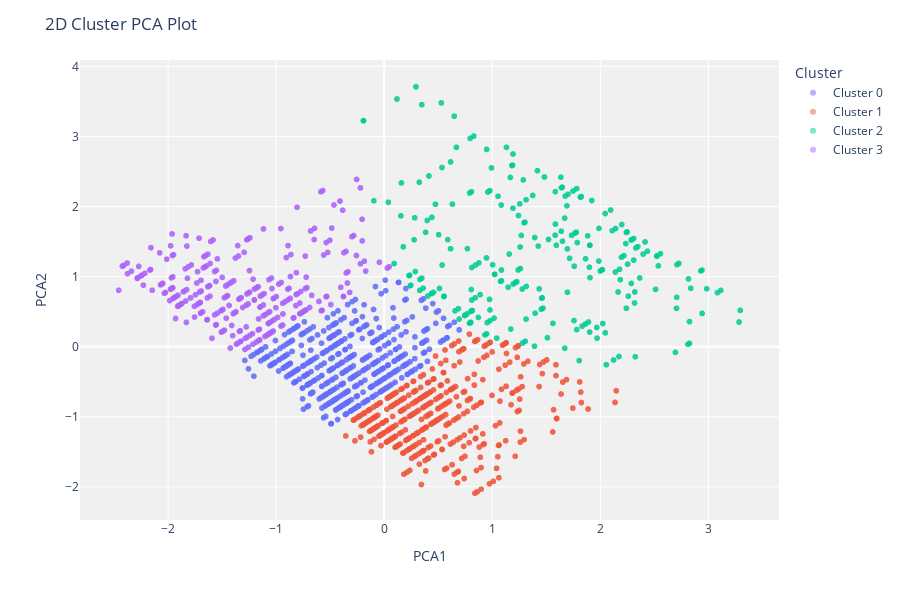

Source (notebook cell):
### Code cell
plot_model(model, plot = 'cluster')

### Figure 1 — Plotly figure (JSON) as saved in the notebook; plotly's stock layout.template omitted (floating-point values rounded to 4 significant figures; data arrays with more than 128 entries replaced by an {"elided": "..."} marker saying what was removed)
{"data": [{"customdata": {"elided": "1515x1 int values"}, "hovertemplate": "Cluster=Cluster 0<br>PCA1=%{x}<br>PCA2=%{y}<br>Feature=%{customdata[0]}<extra></extra>", "legendgroup": "Cluster 0", "marker": {"color": "#636efa", "opacity": 0.5, "symbol": "circle"}, "mode": "markers", "name": "Cluster 0", "showlegend": true, "textposition": "top center", "type": "scattergl", "x": {"elided": "1515 float values"}, "xaxis": "x", "y": {"elided": "1515 float values"}, "yaxis": "y"}, {"customdata": {"elided": "1314x1 int values"}, "hovertemplate": "Cluster=Cluster 1<br>PCA1=%{x}<br>PCA2=%{y}<br>Feature=%{customdata[0]}<extra></extra>", "legendgroup": "Cluster 1", "marker": {"color": "#EF553B", "opacity": 0.5, "symbol": "circle"}, "mode": "markers", "name": "Cluster 1", "showlegend": true, "textposition": "top center", "type": "scattergl", "x": {"elided": "1314 float values"}, "xaxis": "x", "y": {"elided": "1314 float values"}, "yaxis": "y"}, {"customdata": {"elided": "726x1 int values"}, "hovertemplate": "Cluster=Cluster 2<br>PCA1=%{x}<br>PCA2=%{y}<br>Feature=%{customdata[0]}<extra></extra>", "legendgroup": "Cluster 2", "marker": {"color": "#00cc96", "opacity": 0.5, "symbol": "circle"}, "mode": "markers", "name": "Cluster 2", "showlegend": true, "textposition": "top center", "type": "scattergl", "x": {"elided": "726 float values"}, "xaxis": "x", "y": {"elided": "726 float values"}, "yaxis": "y"}, {"customdata": {"elided": "855x1 int values"}, "hovertemplate": "Cluster=Cluster 3<br>PCA1=%{x}<br>PCA2=%{y}<br>Feature=%{customdata[0]}<extra></extra>", "legendgroup": "Cluster 3", "marker": {"color": "#ab63fa", "opacity": 0.5, "symbol": "circle"}, "mode": "markers", "name": "Cluster 3", "showlegend": true, "textposition": "top center", "type": "scattergl", "x": {"elided": "855 float values"}, "xaxis": "x", "y": {"elided": "855 float values"}, "yaxis": "y"}], "layout": {"height": 600, "legend": {"title": {"text": "Cluster"}, "tracegroupgap": 0}, "margin": {"t": 60}, "plot_bgcolor": "rgb(240,240,240)", "title": {"text": "2D Cluster PCA Plot"}, "xaxis": {"anchor": "y", "domain": [0, 1], "title": {"text": "PCA1"}}, "yaxis": {"anchor": "x", "domain": [0, 1], "title": {"text": "PCA2"}}}}
